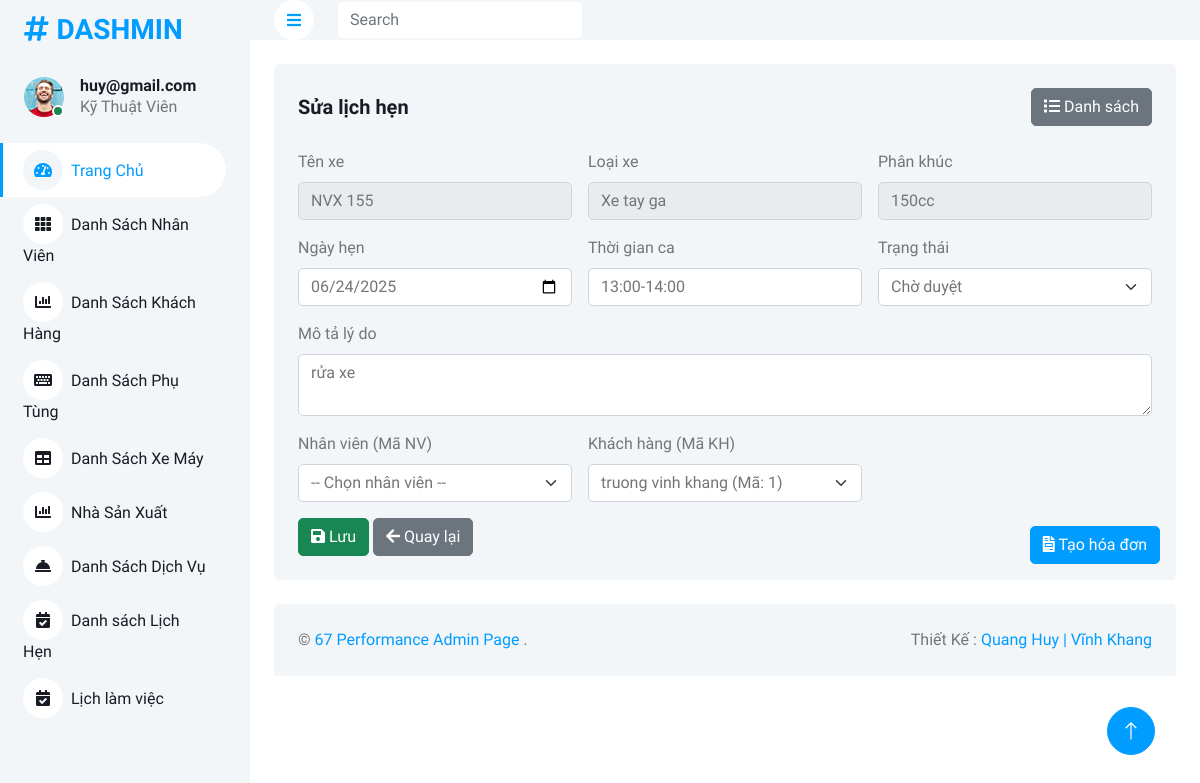
The app's page /Admin/danhsachlichhen.php?controller=lichhen&action=edit&id=17 (signed in) with its own data.
### tables this page shows
CREATE TABLE `lichhen` (
  `MaLH` int(11) NOT NULL,
  `TenXe` varchar(255) NOT NULL,
  `LoaiXe` varchar(100) NOT NULL,
  `PhanKhuc` varchar(100) NOT NULL,
  `MoTaLyDo` text NOT NULL,
  `nhanvien_MaNV` int(11) NOT NULL,
  `NgayHen` date NOT NULL,
  `ThoiGianCa` varchar(255) NOT NULL,
  `PhanLoai` int(11) DEFAULT 0,
  `TrangThai` varchar(50) NOT NULL DEFAULT 'cho duyet',
  `xemay_MaXE` int(11) NOT NULL,
  `khachhang_MaKH` int(11) NOT NULL,
  `MaLLV` int(11) DEFAULT NULL
);

CREATE TABLE `khachhang` (
  `MaKH` int(11) NOT NULL,
  `TenKH` varchar(100) DEFAULT NULL,
  `Email` varchar(30) DEFAULT NULL,
  `MatKhau` varchar(255) DEFAULT NULL,
  `DiaChi` text DEFAULT NULL,
  `SDT` varchar(10) DEFAULT NULL,
  `TrangThai` enum('hoat_dong','bi_khoa') DEFAULT NULL,
  `Reset_token` text DEFAULT NULL,
  `admin_AdminID` int(11) DEFAULT NULL
);

### Admin/controllers/LichHenController.php (called while the page is built, shortened)
<?php
require_once __DIR__ . '/../models/LichHenModel.php';
class LichHenController {
    private $model;
    private $khachHangModel;
    public function __construct($db) {
        $this->model = new LichHenModel($db);
        $this->khachHangModel = new KhachHangModel($db);
    }
    public function edit() {
        $khachhangs = $this->khachHangModel->getAll();
        $id = $_GET['id'] ?? null;
        $lichhen = $this->model->getById($id);
        require './views/lichhen/sualichhen.php';
    }
}
?>

### Admin/models/LichHenModel.php (called while the page is built, shortened)
<?php
class LichHenModel {
    private $db;
    public function __construct($db) { $this->db = $db; }
    public function getById($id) {
        $stmt = $this->db->prepare("SELECT * FROM lichhen WHERE MaLH=?");
        $stmt->execute([$id]);
        return $stmt->fetch(PDO::FETCH_ASSOC);
    }
}
class KhachHangModel {
    private $db;
    public function __construct($db) { $this->db = $db; }
    public function getAll() {
        return $this->db->query("SELECT * FROM khachhang")->fetchAll(PDO::FETCH_ASSOC);
    }
}
?>

### Admin/views/lichhen/sualichhen.php (the view, shortened to what this page needs)
<div class="container-fluid pt-4 px-4">
  <div class="bg-light rounded p-4 position-relative">
    <div class="d-flex justify-content-between align-items-center mb-4">
      <h5 class="mb-0 fw-bold">Sửa lịch hẹn</h5>
      <a href="?controller=lichhen" class="btn btn-secondary">
        <i class="fa fa-list"></i> Danh sách
      </a>
    </div>
    <form method="post">
      <div class="row g-3">
        <div class="col-md-4">
          <label class="form-label">Tên xe</label>
          <input required name="TenXe" class="form-control" value="<?=htmlspecialchars($lichhen['TenXe'])?>" placeholder="Tên xe" readonly>
        </div>
        <div class="col-md-4">
          <label class="form-label">Loại xe</label>
          <input required name="LoaiXe" class="form-control" value="<?=htmlspecialchars($lichhen['LoaiXe'])?>" placeholder="Loại xe" readonly>
        </div>
        <div class="col-md-4">
          <label class="form-label">Phân khúc</label>
          <input required name="PhanKhuc" class="form-control" value="<?=htmlspecialchars($lichhen['PhanKhuc'])?>" placeholder="Phân khúc" readonly>
        </div>
        <div class="col-md-4">
          <label class="form-label">Ngày hẹn</label>
          <input required type="date" name="NgayHen" class="form-control"
            value="<?=htmlspecialchars($lichhen['NgayHen'])?>"
            min="<?=date('Y-m-d')?>">
        </div>
        <div class="col-md-4">
          <label class="form-label">Thời gian ca</label>
          <input required name="ThoiGianCa" class="form-control" value="<?=htmlspecialchars($lichhen['ThoiGianCa'])?>" placeholder="Thời gian ca">
        </div>
        <div class="col-md-4">
          <label class="form-label">Trạng thái</label>
          <select name="TrangThai" class="form-select" required>
            <option value="cho duyet" <?=$lichhen['TrangThai']=='cho duyet'?'selected':''?>>Chờ duyệt</option>
          </select>
        </div>
        <div class="col-12">
          <label class="form-label">Mô tả lý do</label>
          <textarea name="MoTaLyDo" class="form-control" placeholder="Mô tả lý do"><?=htmlspecialchars($lichhen['MoTaLyDo'])?></textarea>
        </div>
        <div class="col-md-4">
          <label class="form-label">Nhân viên (Mã NV)</label>
          <select name="nhanvien_MaNV" class="form-select" required>
            <option value="">-- Chọn nhân viên --</option>
          </select>
        </div>
        <div class="col-md-4">
          <label class="form-label">Khách hàng (Mã KH)</label>
          <select name="khachhang_MaKH" id="khachhang_MaKH" class="form-select" required>
            <?php foreach($khachhangs as $kh): ?>
              <option value="<?=$kh['MaKH']?>" <?=$lichhen['khachhang_MaKH']==$kh['MaKH']?'selected':''?>>
                <?=htmlspecialchars($kh['TenKH'])?> (Mã: <?=$kh['MaKH']?>)
              </option>
            <?php endforeach; ?>
          </select>
        </div>
      </div>
      <div class="mt-3">
        <button class="btn btn-success" type="submit"><i class="fa fa-save"></i> Lưu</button>
        <a href="?controller=lichhen" class="btn btn-secondary"><i class="fa fa-arrow-left"></i> Quay lại</a>
      </div>
    </form>
    <a href="views/hoadon/add.php"
       class="btn btn-primary"
       style="position: absolute; bottom: 16px; right: 16px; z-index: 10;">
      <i class="fa fa-file-invoice"></i> Tạo hóa đơn
    </a>
  </div>
</div>

### Admin/css/style.css (style rules this page uses)
:root { --primary: #009CFF; --light: #F3F6F9; --dark: #191C24; }
.btn { transition: .5s; }
.btn.btn-primary { color: #FFFFFF; }

### records on screen
lichhen: TenXe "NVX 155", LoaiXe "Xe tay ga", PhanKhuc "150cc", NgayHen "06/24/2025", ThoiGianCa "13:00-14:00", TrangThai "Chờ duyệt", MoTaLyDo "rửa xe", khachhang_MaKH "truong vinh khang (Mã: 1)"

### other values on screen
$displayName "huy@gmail.com"
$roleLabel "Kỹ Thuật Viên"
